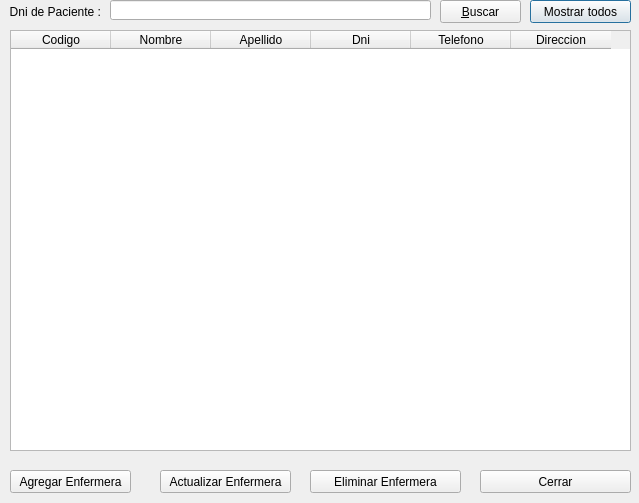
<?xml version="1.0" encoding="UTF-8"?>
<ui version="4.0">
 <class>FmrAdministrarPaciente</class>
 <widget class="QDialog" name="FmrAdministrarPaciente">
  <property name="geometry">
   <rect>
    <x>0</x>
    <y>0</y>
    <width>639</width>
    <height>503</height>
   </rect>
  </property>
  <property name="windowTitle">
   <string>Dialog</string>
  </property>
  <widget class="QTableWidget" name="twPacientes">
   <property name="geometry">
    <rect>
     <x>10</x>
     <y>30</y>
     <width>621</width>
     <height>421</height>
    </rect>
   </property>
   <column>
    <property name="text">
     <string>Codigo</string>
    </property>
   </column>
   <column>
    <property name="text">
     <string>Nombre</string>
    </property>
   </column>
   <column>
    <property name="text">
     <string>Apellido</string>
    </property>
   </column>
   <column>
    <property name="text">
     <string>Dni</string>
    </property>
   </column>
   <column>
    <property name="text">
     <string>Telefono</string>
    </property>
   </column>
   <column>
    <property name="text">
     <string>Direccion</string>
    </property>
   </column>
  </widget>
  <widget class="QLabel" name="label">
   <property name="geometry">
    <rect>
     <x>10</x>
     <y>0</y>
     <width>91</width>
     <height>23</height>
    </rect>
   </property>
   <property name="text">
    <string>Dni de Paciente :</string>
   </property>
   <property name="alignment">
    <set>Qt::AlignRight|Qt::AlignTrailing|Qt::AlignVCenter</set>
   </property>
  </widget>
  <widget class="QLineEdit" name="txtDni">
   <property name="geometry">
    <rect>
     <x>110</x>
     <y>0</y>
     <width>321</width>
     <height>20</height>
    </rect>
   </property>
   <property name="maxLength">
    <number>8</number>
   </property>
  </widget>
  <widget class="QPushButton" name="cmdMostrarTodos">
   <property name="geometry">
    <rect>
     <x>530</x>
     <y>0</y>
     <width>101</width>
     <height>23</height>
    </rect>
   </property>
   <property name="text">
    <string>Mostrar todos</string>
   </property>
  </widget>
  <widget class="QPushButton" name="cmdBuscar">
   <property name="geometry">
    <rect>
     <x>440</x>
     <y>0</y>
     <width>81</width>
     <height>23</height>
    </rect>
   </property>
   <property name="text">
    <string>&amp;Buscar</string>
   </property>
  </widget>
  <widget class="QPushButton" name="cmdAgregarEnfermera">
   <property name="geometry">
    <rect>
     <x>10</x>
     <y>470</y>
     <width>121</width>
     <height>23</height>
    </rect>
   </property>
   <property name="text">
    <string>Agregar Enfermera</string>
   </property>
  </widget>
  <widget class="QPushButton" name="cmdActualizarEnfermera">
   <property name="geometry">
    <rect>
     <x>160</x>
     <y>470</y>
     <width>131</width>
     <height>23</height>
    </rect>
   </property>
   <property name="text">
    <string>Actualizar Enfermera</string>
   </property>
  </widget>
  <widget class="QPushButton" name="cmdEliminarEnfermera">
   <property name="geometry">
    <rect>
     <x>310</x>
     <y>470</y>
     <width>151</width>
     <height>23</height>
    </rect>
   </property>
   <property name="text">
    <string>Eliminar Enfermera</string>
   </property>
  </widget>
  <widget class="QPushButton" name="cmdCerrar">
   <property name="geometry">
    <rect>
     <x>480</x>
     <y>470</y>
     <width>151</width>
     <height>23</height>
    </rect>
   </property>
   <property name="text">
    <string>Cerrar</string>
   </property>
  </widget>
 </widget>
 <resources/>
 <connections/>
</ui>
